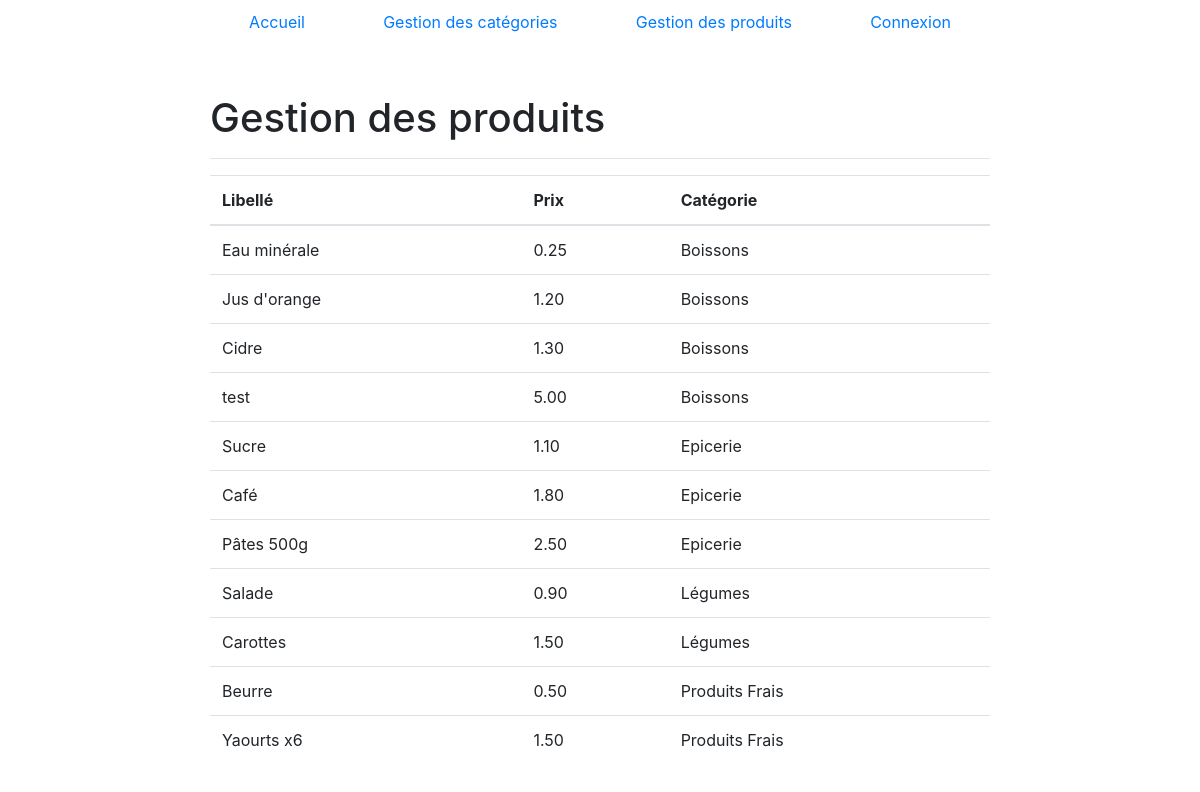
Screenshot of /gestion_produits.php with the database file from the repository.
### tables this page shows
CREATE TABLE `produit` (
  `id_produit` int(11) NOT NULL,
  `libelle_produit` varchar(100) NOT NULL,
  `prix_produit` decimal(5,2) NOT NULL,
  `id_categorie` int(11) NOT NULL
);

CREATE TABLE `categorie` (
  `id_categorie` int(11) NOT NULL,
  `libelle_categorie` varchar(100) NOT NULL
);

### fonction_liste_produits.php (called while the page is built)
<?php
function listeProduits(){
    $connection = new PDO("mysql:host=localhost;dbname=produit_categorie;port=3306;charset=utf8","root","");
    $requete = $connection->prepare("SELECT * FROM `produit` JOIN categorie ON produit.id_categorie=categorie.id_categorie ORDER BY libelle_categorie,prix_produit");
    $requete->execute();
    $produits = $requete->fetchAll(PDO::FETCH_ASSOC);
    return $produits;
}

### gestion_produits.php (the view, shortened to what this page needs)
<!DOCTYPE html>
<html lang="en">
<head>
    <link rel="stylesheet" href="https://maxcdn.bootstrapcdn.com/bootstrap/4.0.0/css/bootstrap.min.css">
    <link rel="stylesheet" href="./css/style.css">
</head>
<body>
    <?php include '_nav.php'; ?>
    <h1>Gestion des produits</h1>
    <hr>
    <?php
        include './fonction_liste_produits.php';
        $produits = listeProduits();
    ?>
    <table class="table">
        <thead>
            <tr>
                <th>Libellé</th>
                <th>Prix</th>
                <th>Catégorie</th>
            </tr>
        </thead>
        <tbody>
            <?php foreach ($produits as $prod) : ?>
                <tr>
                    <td>
                        <?= $prod["libelle_produit"] ?>
                    </td>
                    <td>
                        <?= $prod["prix_produit"] ?>
                    </td>
                    <td>
                        <?= $prod["libelle_categorie"] ?>
                    </td>
                </tr>
            <?php endforeach ?>
        </tbody>
    </table>
</body>
</html>

### _nav.php (shortened to what this page needs)
<nav>
    <ul>
        <li>
            <a href="index.php">Accueil</a>
        </li>
        <li>
            <a href="gestion_categories.php">Gestion des catégories</a>
        </li>
        <li>
            <a href="gestion_produits.php">Gestion des produits</a>
        </li>
        <li>
            <?php if(isset($_SESSION["login"])) : ?>
                <a href="logout.php">Déconnexion</a>
            <?php else : ?>
                <a href="form_connexion.php">Connexion</a>
            <?php endif ?>
        </li>
    </ul>
</nav>

### css/style.css (style rules this page uses)
body { width:65%; margin:auto; }
nav { margin-bottom: 50px; }
nav ul { list-style-type: none; padding:0; margin:0; display:flex; }
nav ul li { flex-grow: 1; text-align: center; }
nav ul li a { display: block; padding : 10px 0; }

### rows the page displays
produit: libelle_produit "Eau minérale", prix_produit "0.25", id_categorie.libelle_categorie "Boissons"
produit: libelle_produit "Jus d'orange", prix_produit "1.20", id_categorie.libelle_categorie "Boissons"
produit: libelle_produit "Cidre", prix_produit "1.30", id_categorie.libelle_categorie "Boissons"
produit: libelle_produit "test", prix_produit "5.00", id_categorie.libelle_categorie "Boissons"
produit: libelle_produit "Sucre", prix_produit "1.10", id_categorie.libelle_categorie "Epicerie"
produit: libelle_produit "Café", prix_produit "1.80", id_categorie.libelle_categorie "Epicerie"
produit: libelle_produit "Pâtes 500g", prix_produit "2.50", id_categorie.libelle_categorie "Epicerie"
produit: libelle_produit "Salade", prix_produit "0.90", id_categorie.libelle_categorie "Légumes"
produit: libelle_produit "Carottes", prix_produit "1.50", id_categorie.libelle_categorie "Légumes"
produit: libelle_produit "Beurre", prix_produit "0.50", id_categorie.libelle_categorie "Produits Frais"
produit: libelle_produit "Yaourts x6", prix_produit "1.50", id_categorie.libelle_categorie "Produits Frais"
